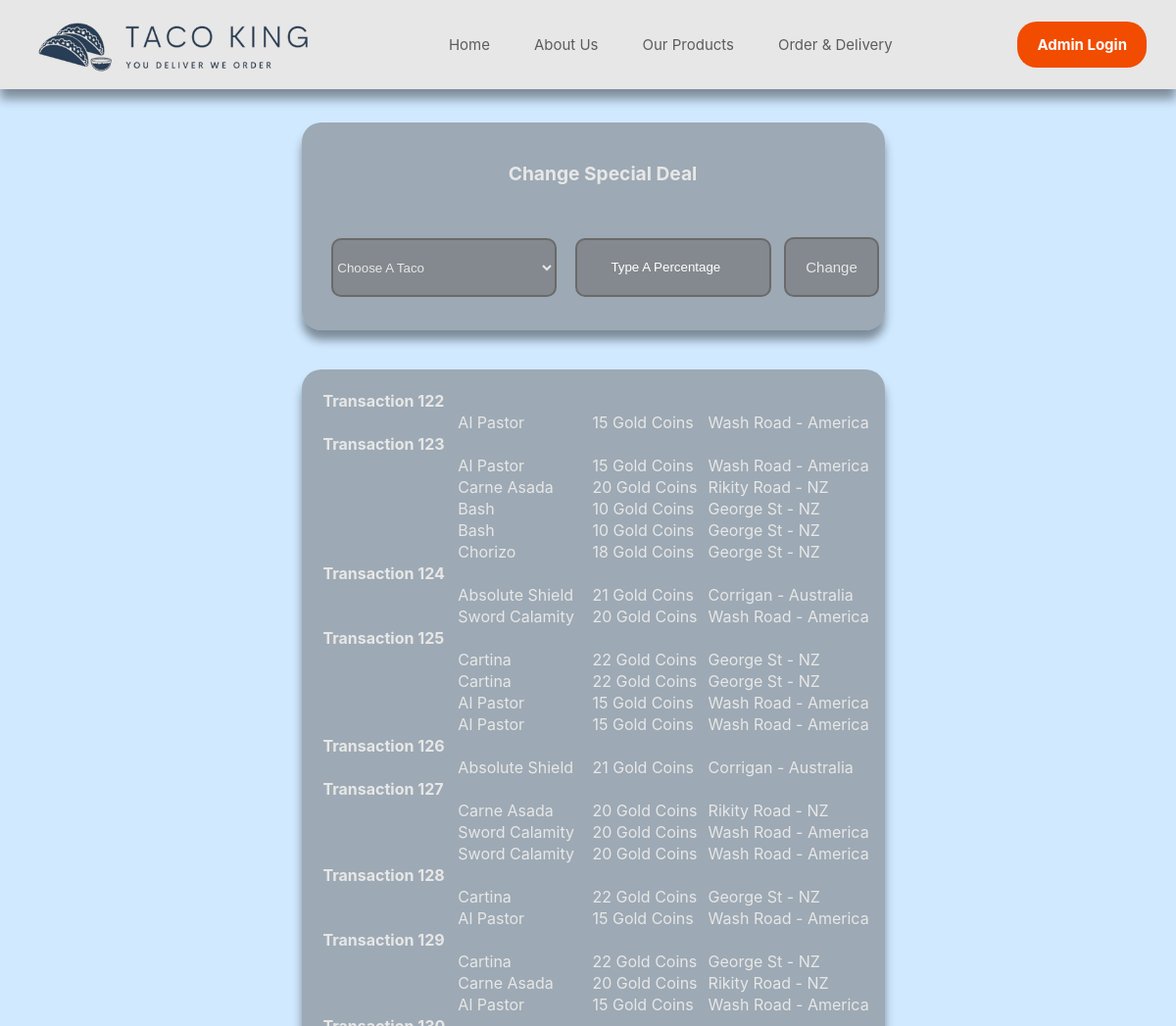
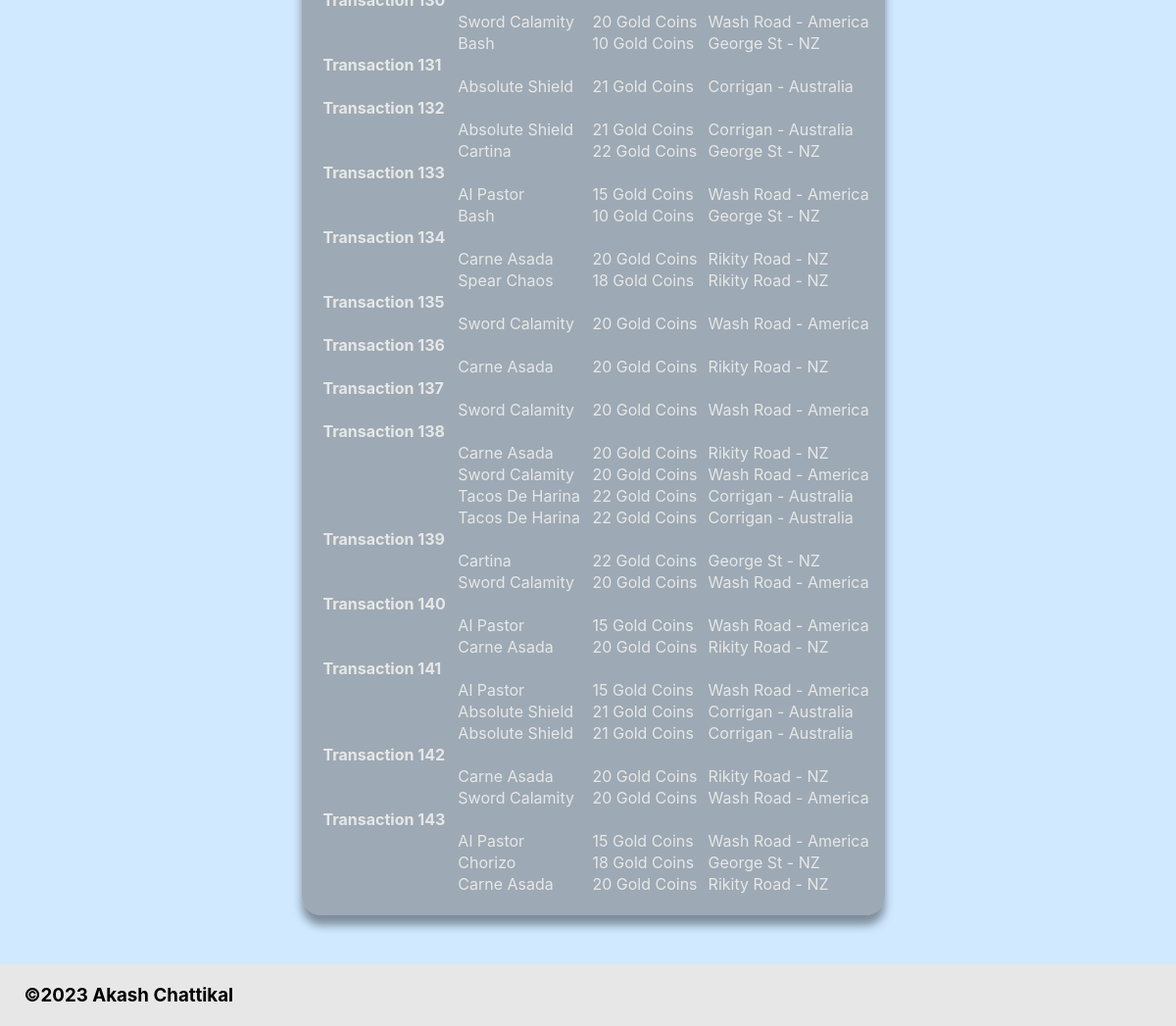
/admin (signed in), run on the app's committed database (2 pictures, top to bottom).
### tables this page shows
CREATE TABLE Taco_Types (id INTEGER PRIMARY KEY AUTOINCREMENT, photo TEXT, name TEXT, tortilla INTEGER REFERENCES Tortilla (id), description TEXT, price TEXT, discount_price TEXT, location INTEGER REFERENCES Locations (id));

CREATE TABLE Locations (id INTEGER PRIMARY KEY AUTOINCREMENT, name TEXT);

### routes.py (the view)
@app.route("/admin")
def admin():
    if session["admin"] is True:
        taco_names = select_database("SELECT name, id FROM Taco_Types;", None,
                                     1)
        tranc = select_database('SELECT * FROM Orders', None, 1)
        transaction_list = []
        for i in tranc:
            id_num = i[0]
            taco_list = []
            for taco in range(len(i)):
                if i[taco] is not None and taco != 0:
                    taco_info = select_database('SELECT name, price, location \
                    FROM Taco_Types WHERE id = ?', (i[taco],), 2)
                    name = taco_info[0]
                    price = taco_info[1]
                    location_id = taco_info[2]
                    location = select_database('SELECT name FROM Locations\
                    WHERE id = ?', (location_id,), 2)
                    taco_list.append([name, price, location[0]])
            transaction_list.append([id_num, taco_list])
        return render_template("admin.html", tranc=transaction_list,
                               tacos=taco_names, title="Admin")
    if session["admin"] is False:
        abort(404)
    else:
        redirect(url_for("home"))

### routes.py (called while the page is built)
def select_database(statement, id, mode):
    conn = sqlite3.connect("tacoshop.db")
    cur = conn.cursor()
    if id is None:
        cur.execute(statement)
    else:
        cur.execute(statement, id)
    if mode == 1:
        results = cur.fetchall()
    else:
        results = cur.fetchone()
    return results

### templates/admin.html (shortened to what this page needs)
{% extends "layout.html" %}
{% block content %}
<body class="admin">
    <table class="admin_table shadow table_bg rounded prevent-select">
        <tr>
            <td colspan="3" style="padding-top: 18px;">
                <h2 style="text-align: center;">
                    Change Special Deal
                </h2>
            </td>
        </tr>
        <tr>
            <td colspan="3">
            </td>
        </tr>
        <tr>
            <form action="/set_deal", method="post", enctype="multipart/form-data">
                <td style="text-align: center;">
                    <b>
                        <br>
                        <select class="round_select" name="taco" id="taco">
                            <optgroup label="Tacos">
                                <option value="" disabled selected hidden>Choose A Taco</option>
                            </optgroup>
                        </select>
                    </b>
                </td>
                <td class="deal_td">
                    <input type="number" id="percent" name="percent" placeholder="Type A Percentage" min="0" max="100" class="percent center">
                </td>
                <td class="deal_td">
                    <input type="submit" value="Change" class="select_input">
                </td>
            </form>
        </tr>
            <td>
            </td>
    </table>
    <br>
    <br>
    <table class="admin_table shadow table_bg rounded ad_footer">
        {% for item in tranc %}
        <tr>
            <td><b>Transaction {{item[0]}}</b></td>
            {% for i in item[1] %}
            {% set outer_loop = loop %}
            <tr>
                <td></td>
                <td>{{item[1][outer_loop.index0][0]}}</td>
                <td>{{item[1][outer_loop.index0][1]}}</td>
                <td>{{item[1][outer_loop.index0][2]}}</td>
            </tr>
            {% endfor %}
        </tr>
        {% endfor %}
    </table>
</body>
{% endblock %}

### static/css/style.css (style rules this page uses)
* { margin: 0; padding: 0; box-sizing: border-box; }
body { background-color: rgb(208, 233, 255); min-height: 1500px; padding-top: 125px; display: flex; flex-direction: column; font-family: 'Inter', sans-serif; }
.deal_td { text-align: center; padding-top: 19px; }
.prevent-select { user-select: none; }
.center { margin-left: auto; margin-right: auto; }
.admin_table { padding-top: 20px; margin-left: auto; margin-right: auto; width: 50%; padding-left: 20px; }
.table_bg { background-color: rgb(106, 106, 106, 0.5) }
.shadow { box-shadow: 0px 10px 10px 0px rgba(0,0,0,0.4); }
h2 { font-size: larger; }
.admin { background-image: url(../images/admin_bg.png); background-repeat: no-repeat; background-attachment: fixed; background-size: 100% 100%; }
.rounded { border-radius: 20px; }
.round_select { border-radius: 10px; }
select { justify-content: center; width: 230px; height: 60px; margin-bottom: 10px; margin-top: 10px; border:2px solid rgb(106, 106, 106); background-color: rgb(106, 106, 106, 0.5); color:#E7E7E7; }
optgroup { background-color: rgb(106, 106, 106); }
.select_input { border:2px solid rgb(106, 106, 106); background-color: rgb(106, 106, 106, 0.5); color:#E7E7E7; border-radius: 10px; padding: 20px; font-size: 15px; }
.percent { width: 200px; height: 60px; border:2px solid rgb(106, 106, 106); background-color: rgb(106, 106, 106, 0.5); color: white; border-radius: 10px; text-align:center; }
.ad_footer { margin-bottom: 50px; padding-bottom: 20px; }
input::placeholder { color: white; }

### data on the page
Taco_Types: name "Al Pastor" "Al Pastor" "Al Pastor" "Al Pastor" "Al Pastor" "Al Pastor" "Al Pastor" "Al Pastor" "Al Pastor" "Al Pastor", price "15 Gold Coins" "15 Gold Coins" "15 Gold Coins" "15 Gold Coins" "15 Gold Coins" "15 Gold Coins" "15 Gold Coins" "15 Gold Coins" "15 Gold Coins" "15 Gold Coins"
Locations: name "Wash Road - America" "Wash Road - America" "Wash Road - America" "Wash Road - America" "Wash Road - America" "Wash Road - America" "Wash Road - America" "Wash Road - America" "Wash Road - America" "Wash Road - America" "Wash Road - America" "Wash Road - America" "Wash Road - America" "Wash Road - America" "Wash Road - America" "Wash Road - America" "Wash Road - America" "Wash Road - America" "Wash Road - America"
Taco_Types: name "Carne Asada" "Carne Asada" "Carne Asada" "Carne Asada" "Carne Asada" "Carne Asada" "Carne Asada" "Carne Asada" "Carne Asada", price "20 Gold Coins" "20 Gold Coins" "20 Gold Coins" "20 Gold Coins" "20 Gold Coins" "20 Gold Coins" "20 Gold Coins" "20 Gold Coins" "20 Gold Coins"
Locations: name "Rikity Road - NZ" "Rikity Road - NZ" "Rikity Road - NZ" "Rikity Road - NZ" "Rikity Road - NZ" "Rikity Road - NZ" "Rikity Road - NZ" "Rikity Road - NZ" "Rikity Road - NZ" "Rikity Road - NZ"
Taco_Types: name "Bash" "Bash" "Bash" "Bash", price "10 Gold Coins" "10 Gold Coins" "10 Gold Coins" "10 Gold Coins"
Locations: name "George St - NZ" "George St - NZ" "George St - NZ" "George St - NZ" "George St - NZ" "George St - NZ" "George St - NZ" "George St - NZ" "George St - NZ" "George St - NZ" "George St - NZ" "George St - NZ"
Taco_Types: name "Chorizo" "Chorizo", price "18 Gold Coins" "18 Gold Coins"
Taco_Types: name "Absolute Shield" "Absolute Shield" "Absolute Shield" "Absolute Shield" "Absolute Shield" "Absolute Shield", price "21 Gold Coins" "21 Gold Coins" "21 Gold Coins" "21 Gold Coins" "21 Gold Coins" "21 Gold Coins"
Locations: name "Corrigan - Australia" "Corrigan - Australia" "Corrigan - Australia" "Corrigan - Australia" "Corrigan - Australia" "Corrigan - Australia" "Corrigan - Australia" "Corrigan - Australia"
Taco_Types: name "Sword Calamity" "Sword Calamity" "Sword Calamity" "Sword Calamity" "Sword Calamity" "Sword Calamity" "Sword Calamity" "Sword Calamity" "Sword Calamity", price "20 Gold Coins" "20 Gold Coins" "20 Gold Coins" "20 Gold Coins" "20 Gold Coins" "20 Gold Coins" "20 Gold Coins" "20 Gold Coins" "20 Gold Coins"
Taco_Types: name "Cartina" "Cartina" "Cartina" "Cartina" "Cartina" "Cartina", price "22 Gold Coins" "22 Gold Coins" "22 Gold Coins" "22 Gold Coins" "22 Gold Coins" "22 Gold Coins"
Taco_Types: name "Spear Chaos", price "18 Gold Coins"
Taco_Types: name "Tacos De Harina" "Tacos De Harina", price "22 Gold Coins" "22 Gold Coins"

### other printed values
{{ item[0] }} "122" "123" "124" "125" "126" "127" "128" "129" "130" "131" "132" "133" "134" "135" "136" "137" "138" "139" "140" "141" "142" "143"
